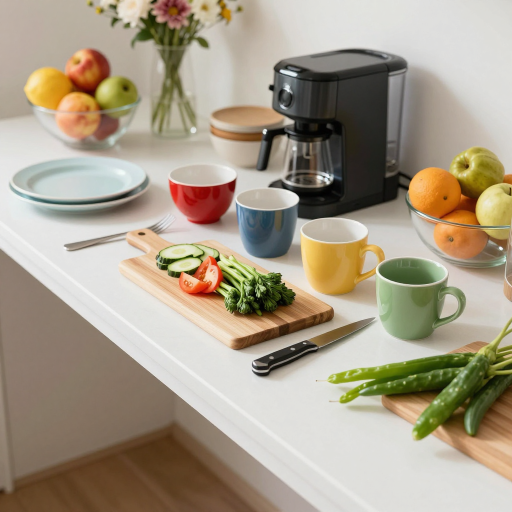
#> input picture practicals/Week_01/data/kitchen.png, 1024 x 1024 px (shown at 1/2 size)
$ jupyter execute week-1-Introduction.ipynb   (shell and % lines are left out)
#> lines starting #> are read from the running program, lines starting #| are printed output that depends on the picture
# ENN583 — Week 1 Practical

This practical introduces OpenCV and scikit-image, two Python libraries used throughout computer vision. By the end, you should be able to load, inspect, display, transform, filter, threshold, and save images.

Before running the notebook, make sure Jupyter is using `practicals/Week_01` as the current working folder. The example images are in the local `data` folder, so loading an image is as simple as using a relative path such as `data/kitchen.png`.

Each topic follows a **show, then do** pattern: first run and study a commented worked example, then modify the same idea in the following **Your turn** task.

Make sure you consult the OpenCV documentation to learn more about the functions we used and their parameters: https://docs.opencv.org/4.x/

You should feel free to experiment with the parameters and functions to see how they work.

[cell 1]
from pathlib import Path

import cv2 as cv
import matplotlib.pyplot as plt
import numpy as np

# Show plots directly underneath the code cell that creates them.

# This notebook assumes it is run from the Week_01 folder.
# The images therefore live in the relative folder named "data".
print("Current working folder:", Path.cwd())

## 1. Loading and displaying an image

`cv.imread` returns a NumPy array. OpenCV stores colour channels in **BGR** order, while Matplotlib expects **RGB**.

[cell 2]
# The image file is inside Week_01/data, relative to this notebook.
image_path = "data/kitchen.png"

# OpenCV reads colour images as BGR arrays: blue, then green, then red.
img_bgr = cv.imread(image_path)
#> img_bgr is the input picture: shape (1024, 1024, 3); mean B, G, R 136.6, 155.8, 167.2

# cv.imread returns None instead of raising an exception when the path is wrong.
if img_bgr is None:
    raise FileNotFoundError(f"OpenCV could not read {image_path}. Is Jupyter running from Week_01?")

# Make one row with two plotting areas so we can compare the wrong and right display.
fig, axes = plt.subplots(1, 2, figsize=(12, 4))

# Matplotlib assumes RGB, so this display has swapped red and blue channels.
axes[0].imshow(img_bgr)
axes[0].set_title("BGR interpreted as RGB")

# Convert from OpenCV's BGR order into Matplotlib's RGB order before displaying.
img_rgb = cv.cvtColor(img_bgr, cv.COLOR_BGR2RGB)
axes[1].imshow(img_rgb)
axes[1].set_title("Correct RGB display")

# Hide tick marks and axis labels; for images they are usually visual clutter.
for axis in axes:
    axis.axis("off")

# Ask Matplotlib to reduce overlaps between the two subplots.
plt.tight_layout()

## 2. Images are arrays

An OpenCV image has shape `(height, width, channels)`. Pixel coordinates are usually written as `(x, y)`, but NumPy indexing uses `[row, column]`, which means `[y, x]`.

Inspect the image dimensions, data type, value range, and centre pixel.

[cell 3]
# NumPy reports image dimensions as height, width, then colour channels.
height, width, channels = img_bgr.shape

# Integer division gives the coordinate of the middle column and middle row.
centre_x, centre_y = width // 2, height // 2

# type(...) tells us this is a NumPy array, not a special OpenCV object.
print("Type:", type(img_bgr))
#| Type: <class 'numpy.ndarray'>

# shape is useful for checking image size and whether the image has colour channels.
print("Shape (height, width, channels):", img_bgr.shape)
#| Shape (height, width, channels): (1024, 1024, 3)

# dtype is usually uint8 for normal images: integer values from 0 to 255.
print("Data type:", img_bgr.dtype)
#| Data type: uint8

# min and max reveal the darkest and brightest values present anywhere in the image.
print("Value range:", img_bgr.min(), "to", img_bgr.max())
#| Value range: 0 to 255

# NumPy indexing is [row, column], so use [y, x] for a pixel coordinate.
print("Centre pixel (BGR):", img_bgr[centre_y, centre_x])
#| Centre pixel (BGR): [125 118  97]

### Your turn: inspect a different pixel

Modify the example above to print the BGR value of the pixel one quarter of the way across and one quarter of the way down the image. Also print the same pixel in RGB order.

[cell 4]
# Choose a point one quarter across the width and one quarter down the height.
sample_x = width // 4
sample_y = height // 4

# TODO: Implement this solution.
pass

### Worked example: colour channels

Split the image into blue, green, and red channels and display each as a grayscale image. Which structures are brightest in each channel? How do the colourful fruit and cups in the image appear in each channel?

[cell 5]
# cv.split returns the channels in OpenCV's B, G, R order.
blue, green, red = cv.split(img_bgr)
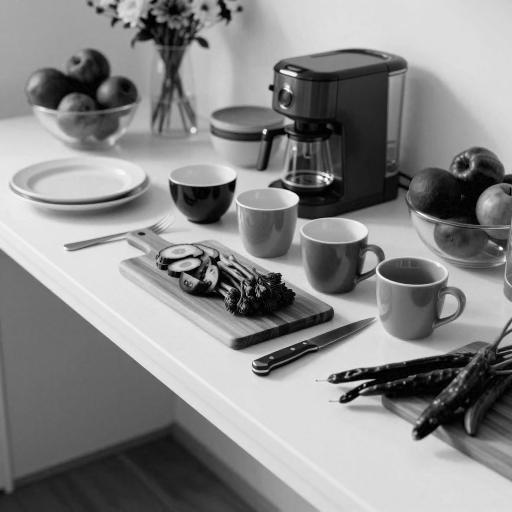
#> blue: shape (1024, 1024) (shown at 1/2 size); min 0, max 255, mean 136.6
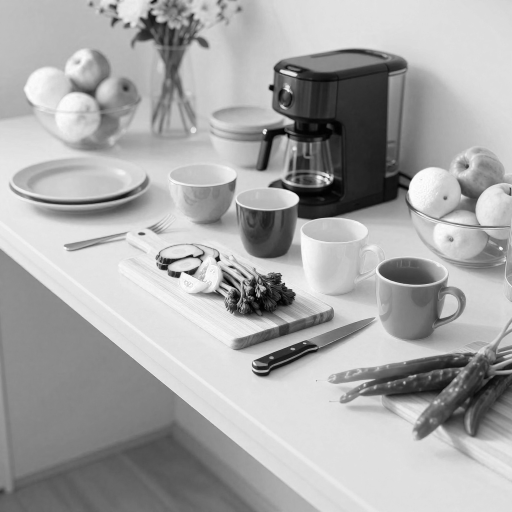
#> red: shape (1024, 1024) (shown at 1/2 size); min 0, max 255, mean 167.2

# Create three plotting areas: one for each single-channel image.
fig, axes = plt.subplots(1, 3, figsize=(14, 4))

# zip lets us loop over the axes, image arrays, and display names together.
for axis, channel, name in zip(
    axes, (blue, green, red), ("Blue", "Green", "Red")
):
    # Single channels are 2D arrays, so display them as grayscale intensity images.
    axis.imshow(channel, cmap="gray", vmin=0, vmax=255)
    axis.set_title(f"{name} channel")
    axis.axis("off")
#> this loop made 3 passes
#> name on passes 1 to 3: 'Blue', 'Green', 'Red'

plt.tight_layout()

### Your turn: make a red-only image

Use the split channels from the example to construct a colour image that keeps the red channel but sets blue and green to zero. Start from `np.zeros_like(red)` and use `cv.merge`.

[cell 6]
zeros = np.zeros_like(red)

# TODO: Implement this solution.
pass

### Worked example: crop a region of interest

Use NumPy slicing to crop a region from the image. Remember that the order is `[y_start:y_end, x_start:x_end]`.

[cell 7]
# Array slicing selects rows first (y), followed by columns (x).
crop = img_rgb[100:450, 250:850]
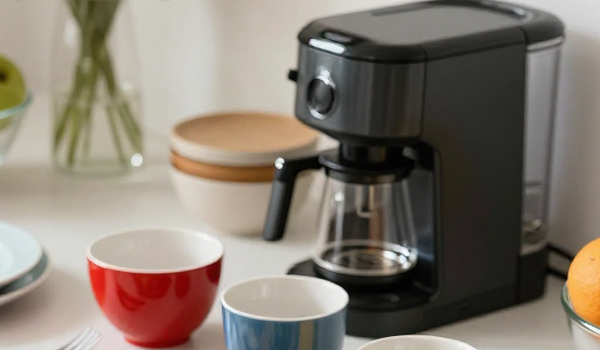
#> crop: shape (350, 600, 3); mean R, G, B 132.6, 122.4, 111.4

plt.figure(figsize=(8, 4))
plt.imshow(crop)
plt.title(f"Crop shape: {crop.shape}")
plt.axis("off")

### Your turn: make a centred crop

Modify the crop example to extract a 400 × 300 pixel region centred in the image. Compute the slice bounds from `width`, `height`, and the requested crop size rather than typing fixed coordinates.

[cell 8]
crop_width, crop_height = 400, 300

# TODO: Implement this solution.
pass

## 3. Resize and geometric operations

OpenCV specifies resize dimensions as `(width, height)`, the reverse of NumPy image shape. Resize the image to half its original size while preserving its aspect ratio, then create horizontally flipped and rotated versions.

[cell 9]
# cv.resize expects its output size as (width, height).
half_size = (width // 2, height // 2)
img_half = cv.resize(img_rgb, half_size, interpolation=cv.INTER_AREA)
# A flip code of 1 mirrors the image horizontally.
img_flipped = cv.flip(img_half, 1)
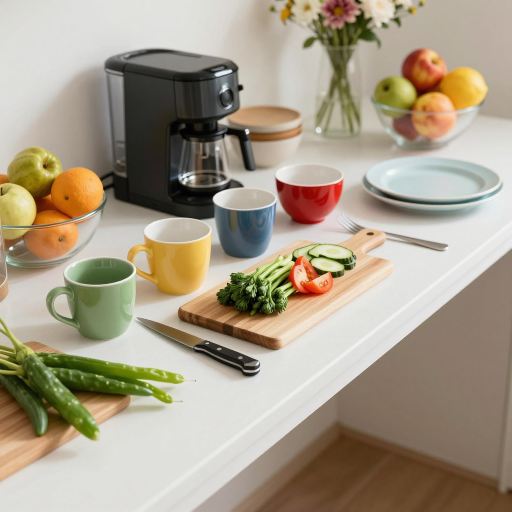
#> img_flipped: shape (512, 512, 3); mean R, G, B 167.4, 155.9, 136.7
img_rotated = cv.rotate(img_half, cv.ROTATE_90_CLOCKWISE)
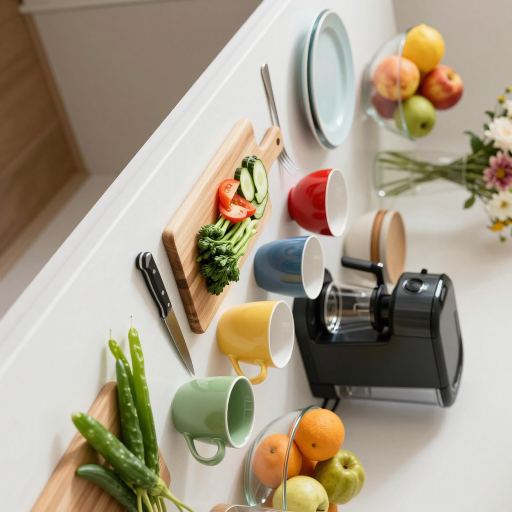
#> img_rotated: shape (512, 512, 3); mean R, G, B 167.4, 155.9, 136.7

fig, axes = plt.subplots(1, 3, figsize=(14, 4))
for axis, image, title in zip(
    axes,
    (img_half, img_flipped, img_rotated),
    ("Half size", "Horizontal flip", "90° clockwise"),
):
    axis.imshow(image)
    axis.set_title(title)
    axis.axis("off")
#> this loop made 3 passes
#> title on passes 1 to 3: 'Half size', 'Horizontal flip', '90° clockwise'
plt.tight_layout()

### Your turn: resize to a target width

Adapt the half-size example to produce an image exactly 500 pixels wide while preserving its aspect ratio. Then rotate the result 90° counter-clockwise.

[cell 10]
target_width = 500

# TODO: Implement this solution.
pass

## 4. Drawing and annotation

OpenCV drawing functions modify their input array in place. Make a copy, then add a line, rectangle, circle, and text. Drawing colours are supplied in BGR order.

[cell 11]
# Drawing functions change the supplied array, so preserve the original.
annotated = img_bgr.copy()
# Coordinates are (x, y), colours are BGR, and the last value is thickness.
cv.line(annotated, (50, 50), (350, 200), (255, 0, 0), 5)
cv.rectangle(annotated, (400, 100), (800, 400), (0, 255, 0), 5)
cv.circle(annotated, (width // 2, height // 2), 80, (0, 0, 255), 5)
cv.putText(
    annotated,
    "ENN583",
    (50, height - 50),
    cv.FONT_HERSHEY_SIMPLEX,
    2,
    (0, 255, 255),
    4,
    cv.LINE_AA,
)

plt.figure(figsize=(10, 6))
plt.imshow(cv.cvtColor(annotated, cv.COLOR_BGR2RGB))
plt.axis("off")

### Matplotlib point overlays

Later in the unit, vision algorithms will return image locations such as interest points. A useful debugging habit is to overlay those `(x, y)` coordinates using Matplotlib's `scatter` function.

Unlike the OpenCV functions above, Matplotlib only adds markers to the displayed figure. It does **not** change the pixels stored in `img_bgr` or `img_rgb`.

[cell 12]
# Example image coordinates that we want to highlight.
example_points = [(180, 180), (320, 280), (650, 220), (900, 450)]

# Separate the list of (x, y) tuples into arrays of x and y coordinates.
point_x = [point[0] for point in example_points]
point_y = [point[1] for point in example_points]

fig, axis = plt.subplots(figsize=(10, 6))
axis.imshow(img_rgb)

# scatter overlays markers using image coordinates. The first two are dots.
axis.scatter(
    point_x[:2], point_y[:2], s=100, marker="o", color="magenta",
    edgecolors="white", linewidths=1.5, label="dots",
)
# marker="x" draws crosses without manually constructing them from lines.
axis.scatter(
    point_x[2:], point_y[2:], s=140, marker="x", color="green",
    linewidths=3, label="crosses",
)
axis.legend()
axis.axis("off")

### Your turn: create your own annotation

Modify the drawing example: place a rectangle around the central quarter of the image and add a short label above it. Then use `axis.scatter` to overlay the five diagonal points as cyan crosses. Increase the marker size and add a legend.

[cell 13]
your_annotation = img_bgr.copy()
top_left = (width // 4, height // 4)
bottom_right = (3 * width // 4, 3 * height // 4)
diagonal_points = [
    (
        round(top_left[0] + fraction * (bottom_right[0] - top_left[0])),
        round(top_left[1] + fraction * (bottom_right[1] - top_left[1])),
    )
    for fraction in np.linspace(0, 1, 5)
]

# TODO: Implement this solution.
pass

## 5. Brightness, contrast, and `uint8` arithmetic

Most OpenCV images use unsigned 8-bit integers, with values from 0 to 255. NumPy arithmetic can wrap around at those limits, whereas OpenCV arithmetic saturates safely.

Compare `pixel + 20` with `cv.add(pixel, 20)`, then create brighter and higher-contrast images.

[cell 14]
# uint8 values wrap around in ordinary NumPy arithmetic.
pixel = np.array([250], dtype=np.uint8)
print("NumPy uint8 addition:", pixel + 20)
print("OpenCV saturated addition:", cv.add(pixel, 20))

# cv.add saturates at 255 instead of wrapping back to zero.
brighter_bgr = cv.add(img_bgr, np.full_like(img_bgr, 40))
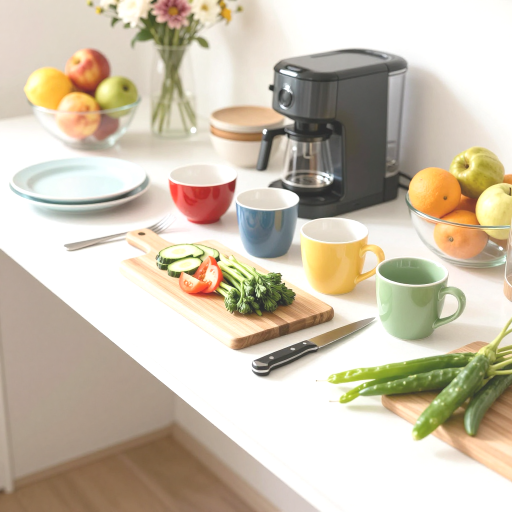
#> brighter_bgr: shape (1024, 1024, 3) (shown at 1/2 size); mean B, G, R 175.1, 193.5, 204.1
higher_contrast_bgr = cv.convertScaleAbs(img_bgr, alpha=1.4, beta=0)
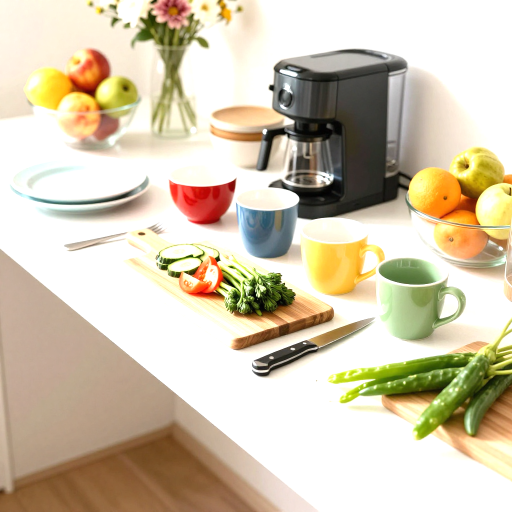
#> higher_contrast_bgr: shape (1024, 1024, 3) (shown at 1/2 size); mean B, G, R 175.2, 198.7, 210.4

fig, axes = plt.subplots(1, 3, figsize=(14, 4))
for axis, image, title in zip(
    axes,
    (img_bgr, brighter_bgr, higher_contrast_bgr),
    ("Original", "Brightness +40", "Contrast ×1.4"),
):
    axis.imshow(cv.cvtColor(image, cv.COLOR_BGR2RGB))
    axis.set_title(title)
    axis.axis("off")
#> this loop made 3 passes
#> title on passes 1 to 3: 'Original', 'Brightness +40', 'Contrast ×1.4'
plt.tight_layout()
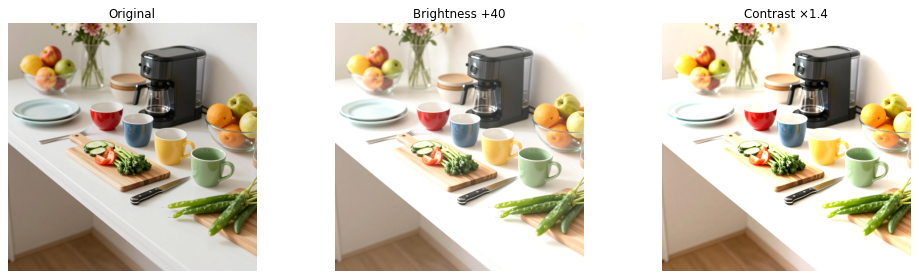
#> figure drawn by matplotlib, 3 panels

### Your turn: make two darker images

Modify the brightness example to subtract 60 safely from every pixel. Then create a second version with contrast `alpha=0.7` and brightness offset `beta=20`. Compare both with the original.

[cell 15]
# TODO: Implement this solution.
pass

## 6. Grayscale images and histograms

Convert the image to grayscale and plot its intensity histogram. A histogram counts how many pixels have each intensity and gives a compact summary of the brightness distribution.

[cell 16]
# Grayscale images have one intensity value per pixel instead of three channels.
img_grey = cv.cvtColor(img_bgr, cv.COLOR_BGR2GRAY)

# calcHist receives a list of images, the channel index, an optional mask,
# the number of bins, and the intensity range covered by those bins.
grey_histogram = cv.calcHist([img_grey], [0], None, [256], [0, 256])
#> grey_histogram = 256 values, max 43970 at index 223, min 0 at index 0, mean 4096

fig, axes = plt.subplots(1, 2, figsize=(12, 4))
axes[0].imshow(img_grey, cmap="gray", vmin=0, vmax=255)
axes[0].set_title("Grayscale image")
axes[0].axis("off")
axes[1].plot(grey_histogram)
axes[1].set_title("Grayscale intensity histogram")
axes[1].set_xlabel("Intensity")
axes[1].set_ylabel("Pixel count")
plt.tight_layout()

### Your turn: compare colour-channel histograms

Modify the histogram example to plot separate blue, green, and red histograms on the same axes. Use the BGR channel indices `0`, `1`, and `2`, and draw each curve using its matching display colour.

[cell 17]
# TODO: Implement this solution.
pass

## 7. Smoothing and image gradients

Apply Gaussian and median smoothing. Then use the Sobel operator to estimate horizontal and vertical intensity gradients. Compare gradients from the original grayscale image with gradients from a blurred image.

Why might smoothing be useful before calculating a gradient?

[cell 18]
# Both filters smooth an image, but use different neighbourhood statistics.
gaussian = cv.GaussianBlur(img_grey, (11, 11), 0)
median = cv.medianBlur(img_grey, 11)

# CV_64F preserves negative gradients; dx and dy select the derivative axis.
sobel_x = cv.Sobel(img_grey, cv.CV_64F, 1, 0, ksize=3)
sobel_y = cv.Sobel(img_grey, cv.CV_64F, 0, 1, ksize=3)
blurred_sobel_x = cv.Sobel(gaussian, cv.CV_64F, 1, 0, ksize=3)
blurred_sobel_y = cv.Sobel(gaussian, cv.CV_64F, 0, 1, ksize=3)
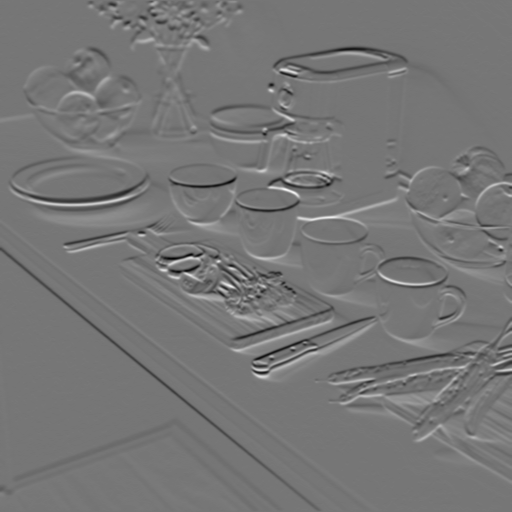
#> blurred_sobel_y: shape (1024, 1024) float64 (shown at 1/2 size); min -259, max 297, mean -0.4; drawn with min black and max white

fig, axes = plt.subplots(2, 3, figsize=(15, 8))
images = (
    gaussian,
    np.abs(sobel_x),
    np.abs(sobel_y),
    median,
    np.abs(blurred_sobel_x),
    np.abs(blurred_sobel_y),
)
titles = (
    "Gaussian blur",
    "Sobel x",
    "Sobel y",
    "Median blur",
    "Blurred then Sobel x",
    "Blurred then Sobel y",
)
for axis, image, title in zip(axes.flat, images, titles):
    axis.imshow(image, cmap="gray")
    axis.set_title(title)
    axis.axis("off")
#> this loop made 6 passes
plt.tight_layout()
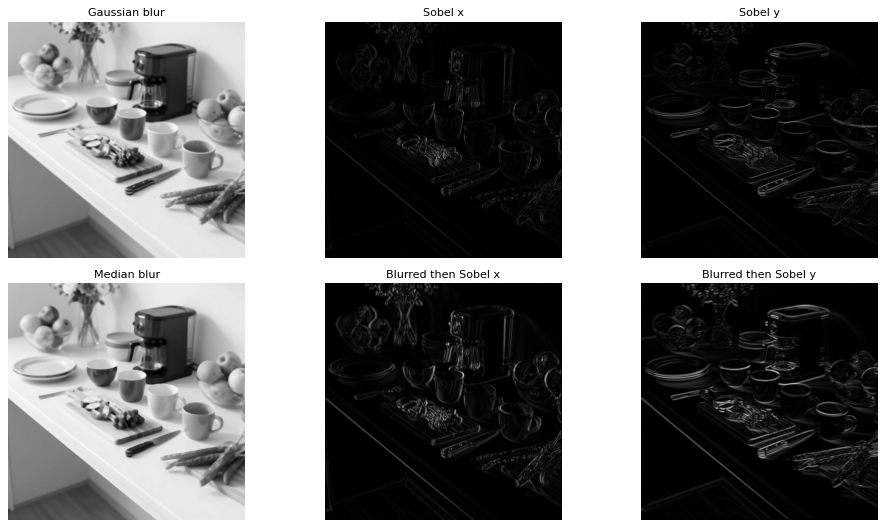
#> figure drawn by matplotlib, 6 panels
#> (the rest of the program and of its run is left out)
